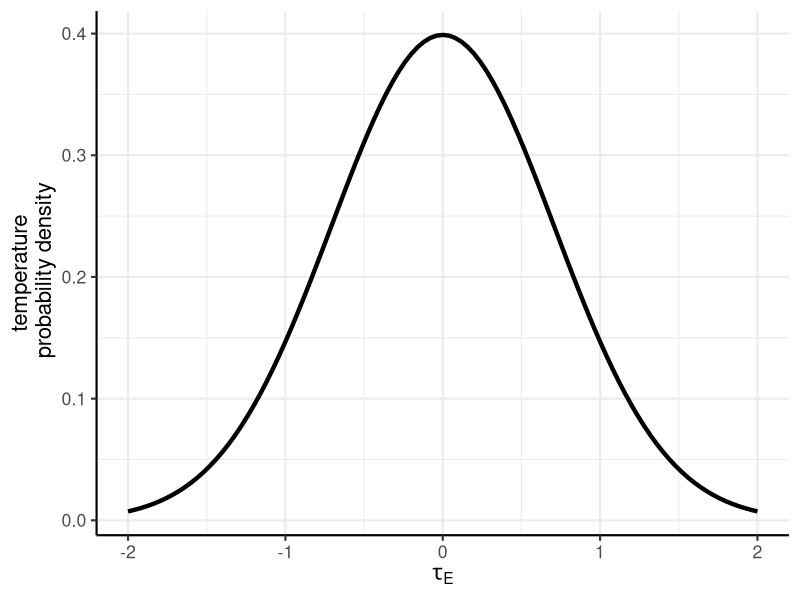
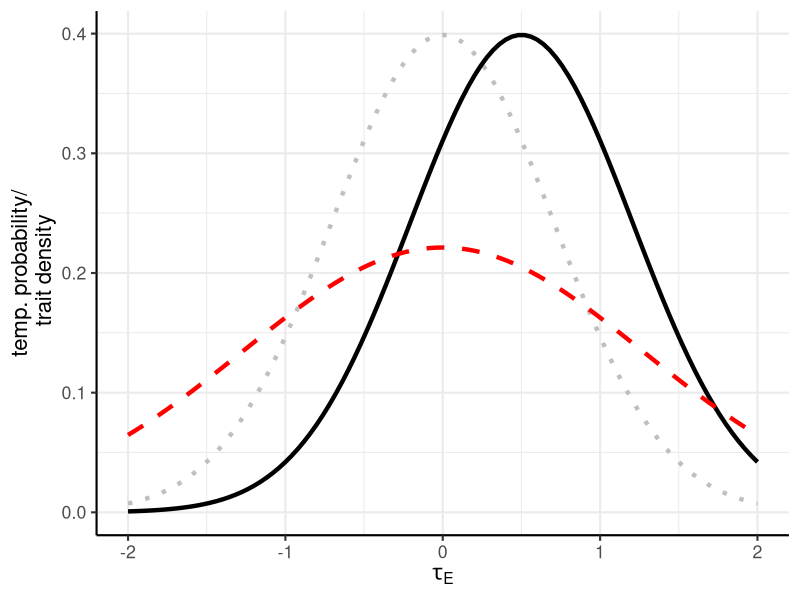

Recreate these plots in R, in order.
## ---- chunk 1
knitr::opts_chunk$set(echo = TRUE)
library(ggplot2)
library(gridExtra)
library(grid)
library(scales)
## ---- chunk 2

fun.T = function(x) {
  f = 1/(1*sqrt(2*pi))*exp(-((x-0)/1)^2)
  return(f)
}
par(mar=c(5,5,1,1))

ggplot(data = data.frame(x = 0), mapping = aes(x = x)) + stat_function(fun = fun.T, size=1.5) + xlim(-2,2) +
  theme_bw(base_size=16) +
  xlab(expression(tau[E])) +
  ylab("temperature\n probability density") +
  theme(axis.line = element_line(colour = "black"),
        panel.border = element_blank())

## ---- chunk 3

fun.T.orig = function(x) {
  f = 1/(1*sqrt(2*pi))*exp(-((x-0)/1)^2)
  return(f)
}

fun.T.new = function(x) {
  f = 1/(1*sqrt(2*pi))*exp(-((x-0.5)/1)^2)
  return(f)
}

fun.P.new = function(x) {
  s = sqrt(1+1.5^2)
  f = 1/(s*sqrt(2*pi))*exp(-((x-0)/s)^2)
}
par(mar=c(5,5,1,1))

ggplot(data = data.frame(x = 0), mapping = aes(x = x)) + stat_function(fun = fun.T.orig, size=1.5,col="grey75",linetype=3) + xlim(-2,2) +
  stat_function(fun=fun.T.new,size=1.5) +
  stat_function(fun=fun.P.new,size=1.5,col="red",linetype=2) +
  theme_bw(base_size=16) +
  xlab(expression(tau[E])) +
  ylab("temp. probability/\n trait density") +
  theme(axis.line = element_line(colour = "black"),
        panel.border = element_blank())
